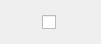
<?xml version="1.0" encoding="UTF-8"?>
<ui version="4.0">
 <class>EnabledControl</class>
 <widget class="QWidget" name="EnabledControl">
  <property name="geometry">
   <rect>
    <x>0</x>
    <y>0</y>
    <width>101</width>
    <height>44</height>
   </rect>
  </property>
  <property name="windowTitle">
   <string>Form</string>
  </property>
  <layout class="QHBoxLayout" name="horizontalLayout">
   <item>
    <layout class="QHBoxLayout" name="horizontalLayout_2">
     <item>
      <widget class="QCheckBox" name="checkBox">
       <property name="minimumSize">
        <size>
         <width>16</width>
         <height>16</height>
        </size>
       </property>
       <property name="maximumSize">
        <size>
         <width>16</width>
         <height>16</height>
        </size>
       </property>
       <property name="text">
        <string/>
       </property>
      </widget>
     </item>
    </layout>
   </item>
  </layout>
 </widget>
 <resources/>
 <connections/>
</ui>
